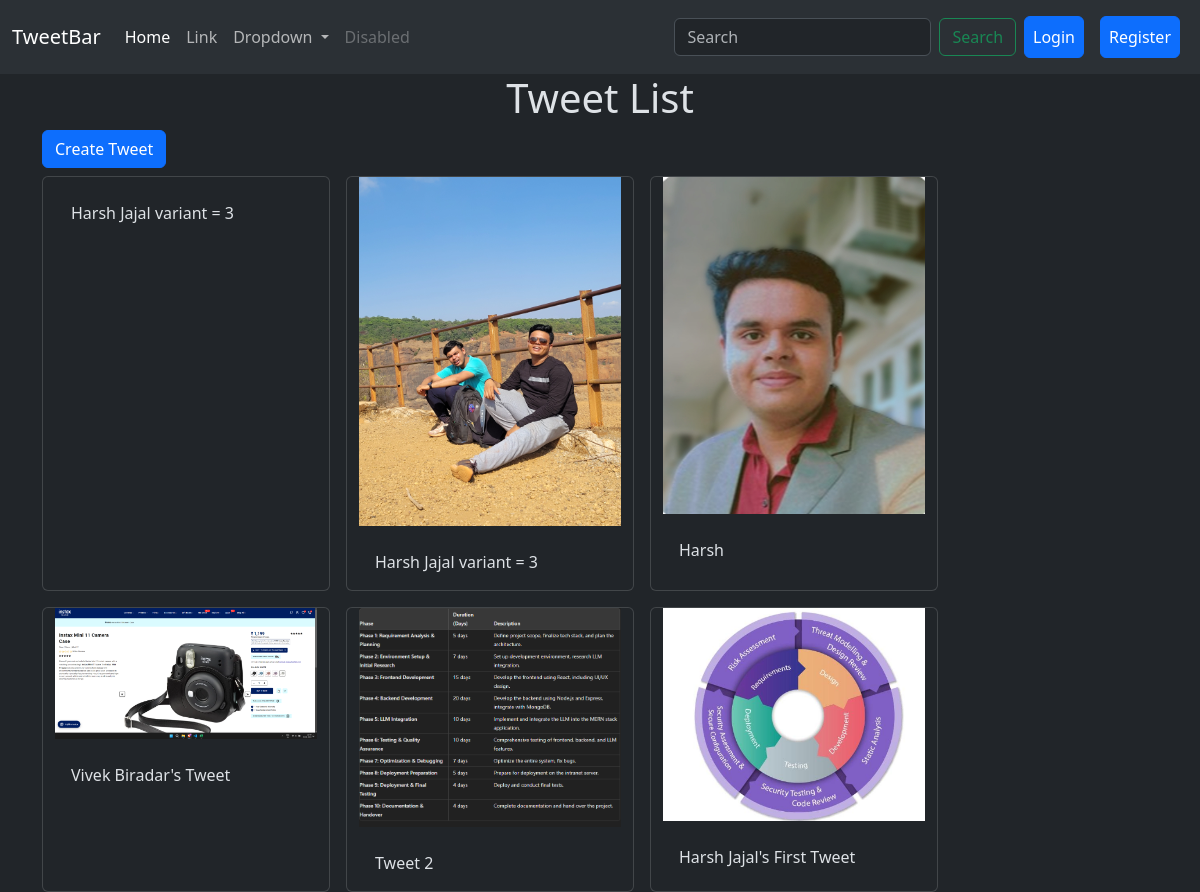
Screenshot of /tweet/ with the database file from the repository.
### tweet/models.py (models this page shows)
class Tweet(models.Model):
    user = models.ForeignKey(User,on_delete=models.CASCADE)
    text = models.TextField()
    photo = models.ImageField(upload_to='tweet_photos/', null=True, blank=True)  # Ye line change karo
    created_at=models.DateTimeField(auto_now_add=True)
    updated_at=models.DateTimeField(auto_now=True)

### tweet/views.py (the view)
# urls.py: path('', views.tweet_list,name='tweet_list'),
def tweet_list(request):
    tweets = Tweet.objects.all().order_by('-created_at')
    return render(request, 'tweet_list.html', {'tweets': tweets})

### tweet/templates/tweet_list.html (shortened to what this page needs)
{% extends "layout.html" %}
{% block content %}
<h1 class="text-center mt-6">Tweet List</h1>
<a href="{% url 'tweet_create' %}" class="btn btn-primary mb-2">Create Tweet</a>
<div class="container row gap-3">
    {% for tweet in tweets %}
    <div class="card" style="width: 18rem;">
        {% if tweet.photo %}
            <img src="{{ tweet.photo.url }}" alt="Tweet Photo">
        {% endif %}
        <div class="card-body">
          <p class="card-text">{{tweet.text}}</p>
        </div>
      </div>
    {% endfor %}
</div>
{% endblock %}

### templates/layout.html (shortened to what this page needs)
{% load static %}
<!DOCTYPE html>
<html lang="en" data-bs-theme="dark">
<head>
    <link href="https://cdn.jsdelivr.net/npm/bootstrap@5.3.3/dist/css/bootstrap.min.css" rel="stylesheet">
</head>
<body>
    <nav class="navbar navbar-expand-lg bg-body-tertiary" >
        <div class="container-fluid">
          <a class="navbar-brand" href="#">TweetBar</a>
          <div class="collapse navbar-collapse" id="navbarSupportedContent">
            <ul class="navbar-nav me-auto mb-2 mb-lg-0">
              <li class="nav-item">
                <a class="nav-link active" aria-current="page" href="{% url 'tweet_list' %}">Home</a>
              </li>
              <li class="nav-item">
                <a class="nav-link" href="#">Link</a>
              </li>
              <li class="nav-item dropdown">
                <a class="nav-link dropdown-toggle" href="#" role="button" data-bs-toggle="dropdown" aria-expanded="false">
                  Dropdown
                </a>
              </li>
              <li class="nav-item">
                <a class="nav-link disabled" aria-disabled="true">Disabled</a>
              </li>
            </ul>
            <form class="d-flex" role="search">
              <input class="form-control me-2" type="search" placeholder="Search" aria-label="Search">
              <button class="btn btn-outline-success" type="submit">Search</button>
            </form>
            {% if user.is_authenticated %}
                <form method="post" action="{% url 'logout' %}">
                    {% csrf_token %}
                    <button type="submit" class="btn btn-danger p-2 m-2">Logout</button>
                </form>
            {% else %}
                <a href="{% url 'login' %}" class="btn btn-primary p-2 m-2">Login</a>
                <a href="{% url 'register' %}" class="btn btn-primary p-2 m-2">Register</a>
            {% endif %}
          </div>
        </div>
      </nav>
    <div class="container">
{% block content %}{% endblock %}
    </div>
</body>
</html>

### rows the page displays
Tweet: text "Harsh Jajal variant = 3"
Tweet: photo (picture), text "Harsh Jajal variant = 3"
Tweet: photo (picture), text "Harsh"
Tweet: photo (picture), text "Vivek Biradar's Tweet"
Tweet: photo (picture), text "Tweet 2"
Tweet: photo (picture), text "Harsh Jajal's First Tweet"
